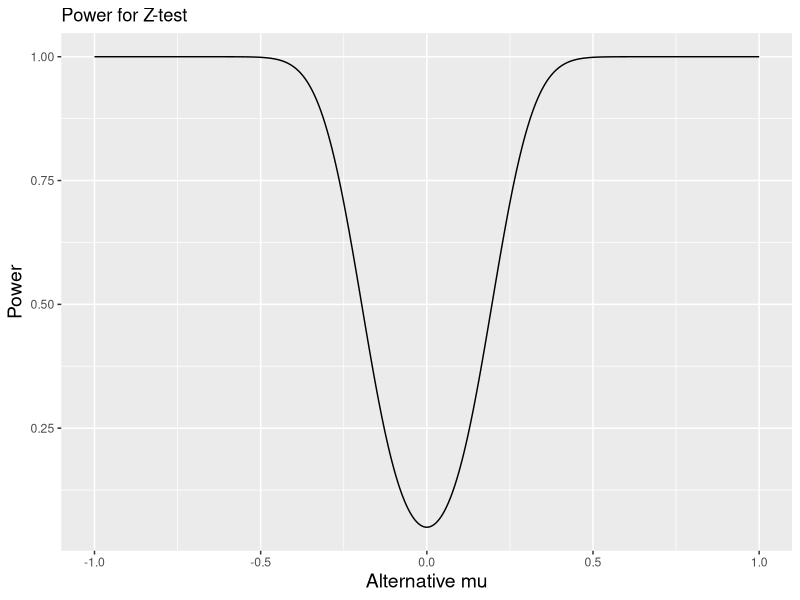

Write R code to recreate this figure.
## ---- chunk 1
library(ggplot2)

pwr <- function(mu, crit){
  n = 100
  mu_0 = 0
  mu_adj = sqrt(n)*(mu - mu_0)
  beta = pnorm(crit[1], mean = mu_adj, sd = 1) + (1 - pnorm(crit[2], mean = mu_adj, sd = 1))
  beta
}

pnorm(-Inf)
N = 1000
mu_vec = ((-N):N) / N
crit = c(qnorm(0.025), qnorm(1-0.025))
crit[2]

pwr_vec = sapply(mu_vec, pwr, crit)
df = data.frame(mu_vec, pwr_vec)


ggplot(df)+
  geom_line(aes(x = mu_vec, y = pwr_vec))+
  xlab("Alternative mu")+
  ylab("Power")+
  labs(title = "Power for Z-test")+
  theme(main= element_text(size = 14),
        axis.title = element_text(size = 14))
  
